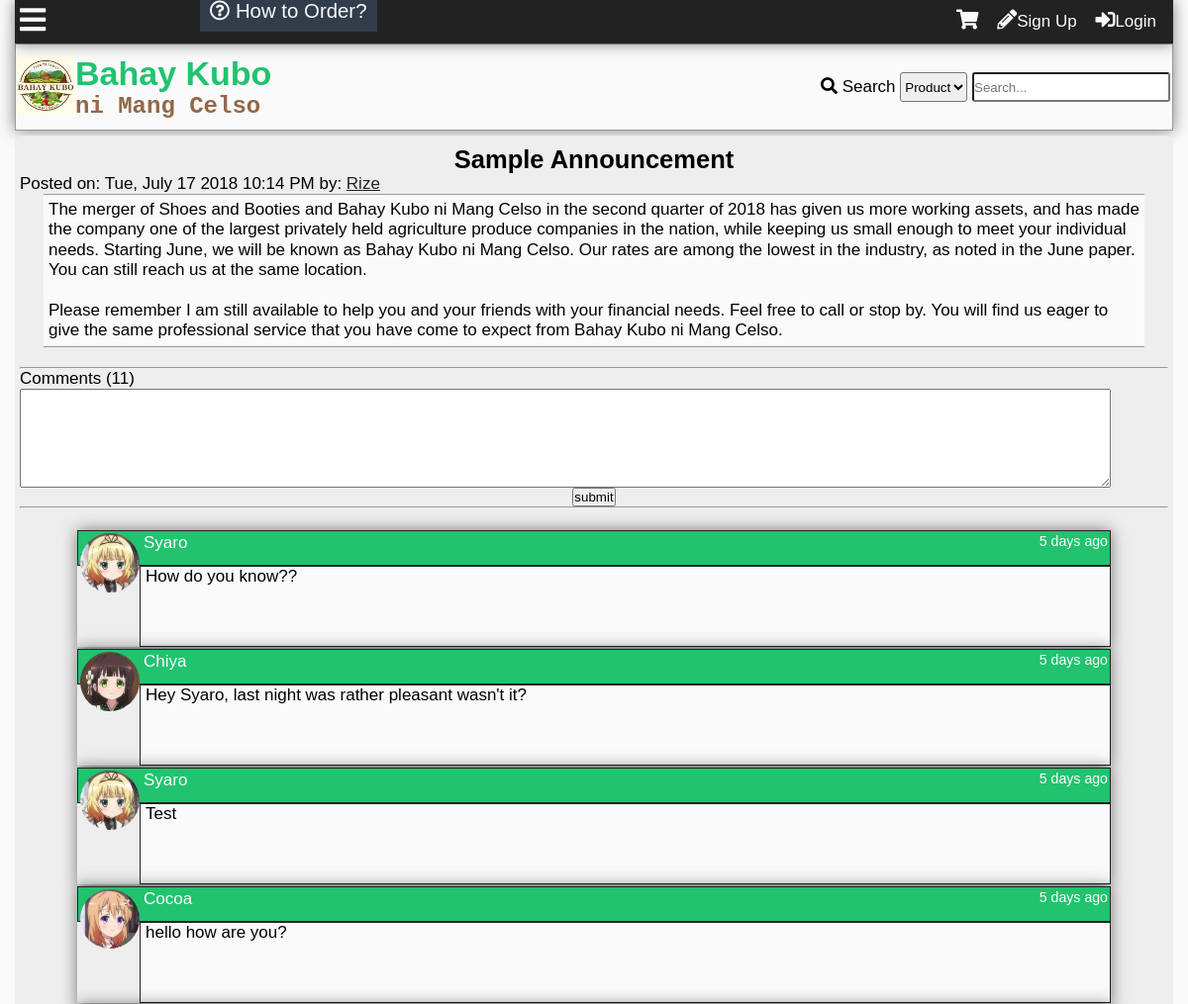
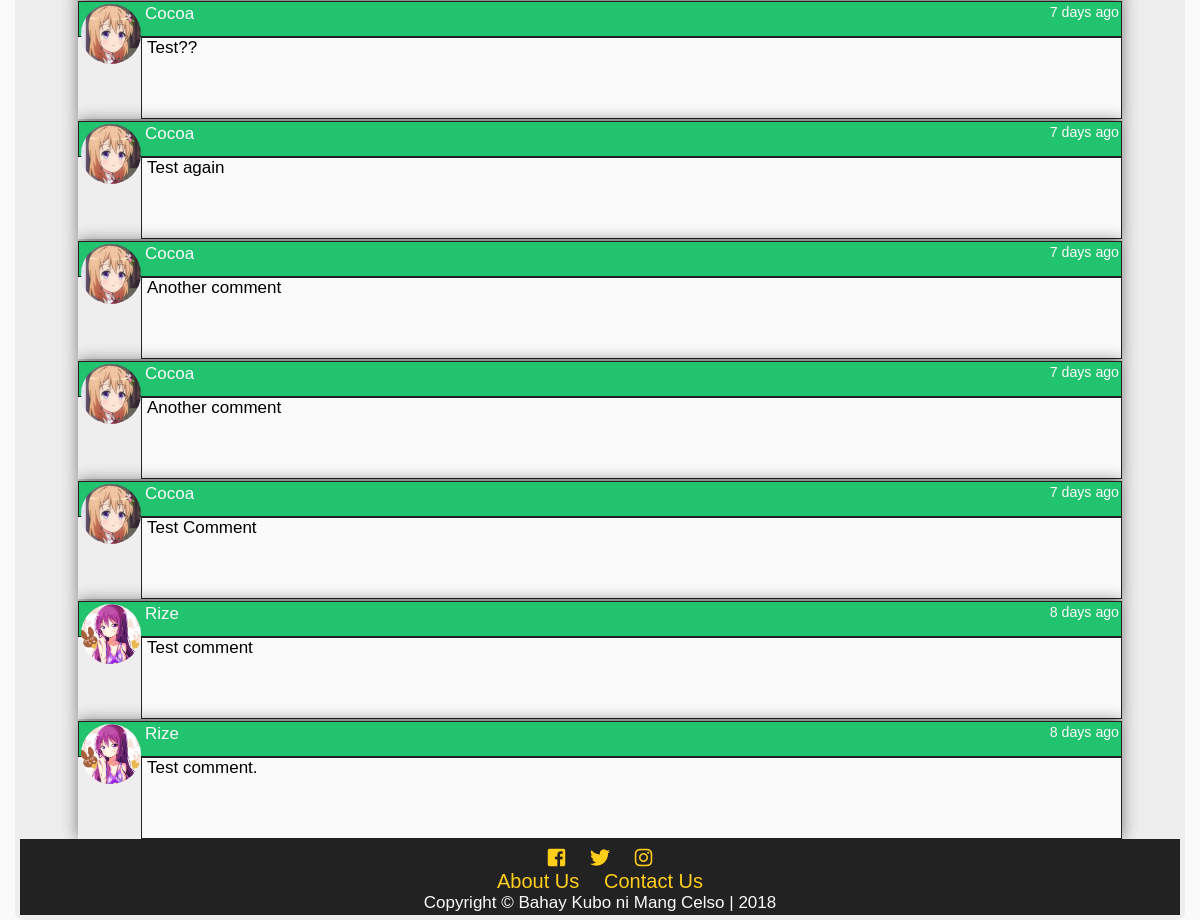
Page /announcement.php on the earlier database version (2 pictures, top to bottom).
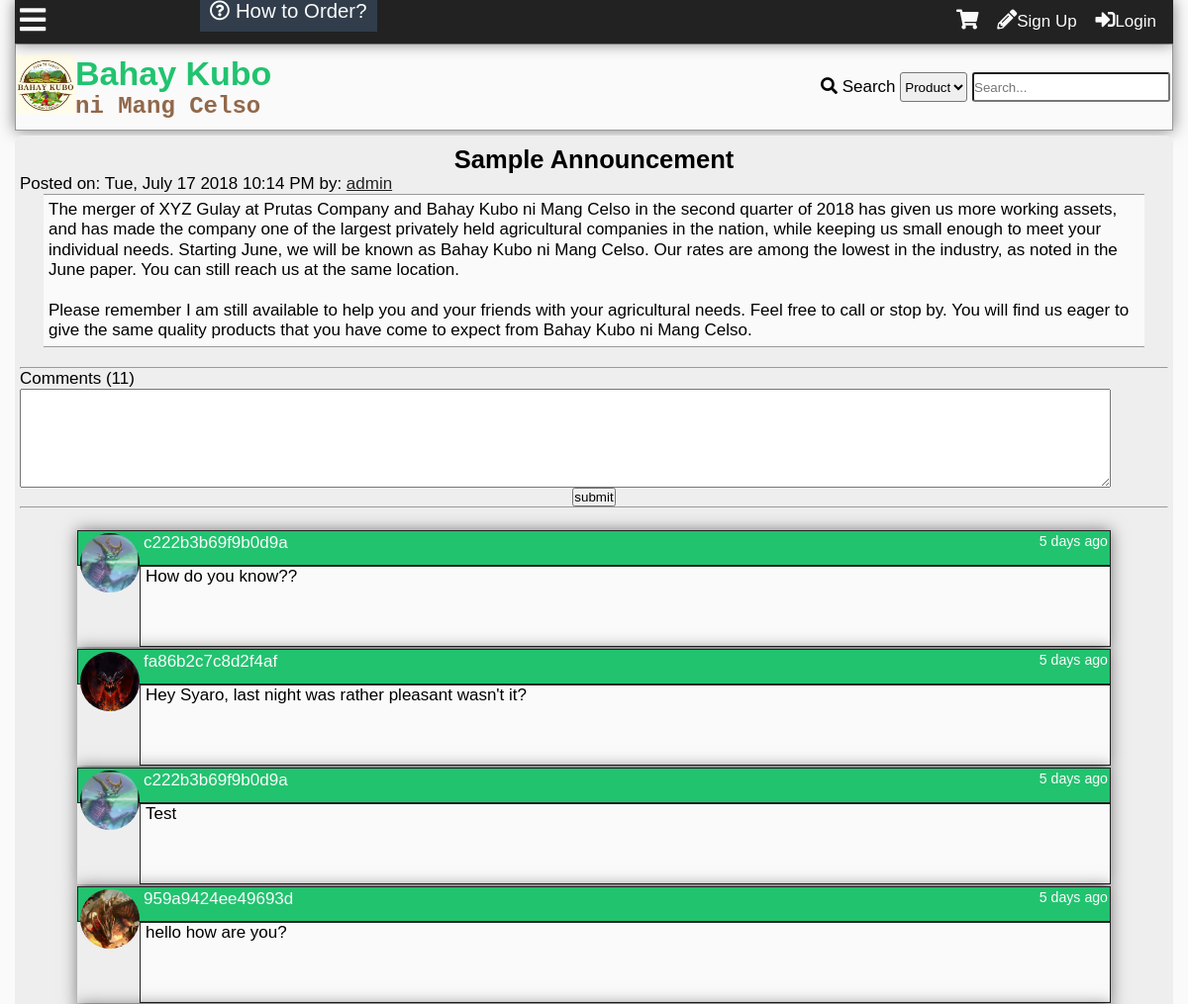
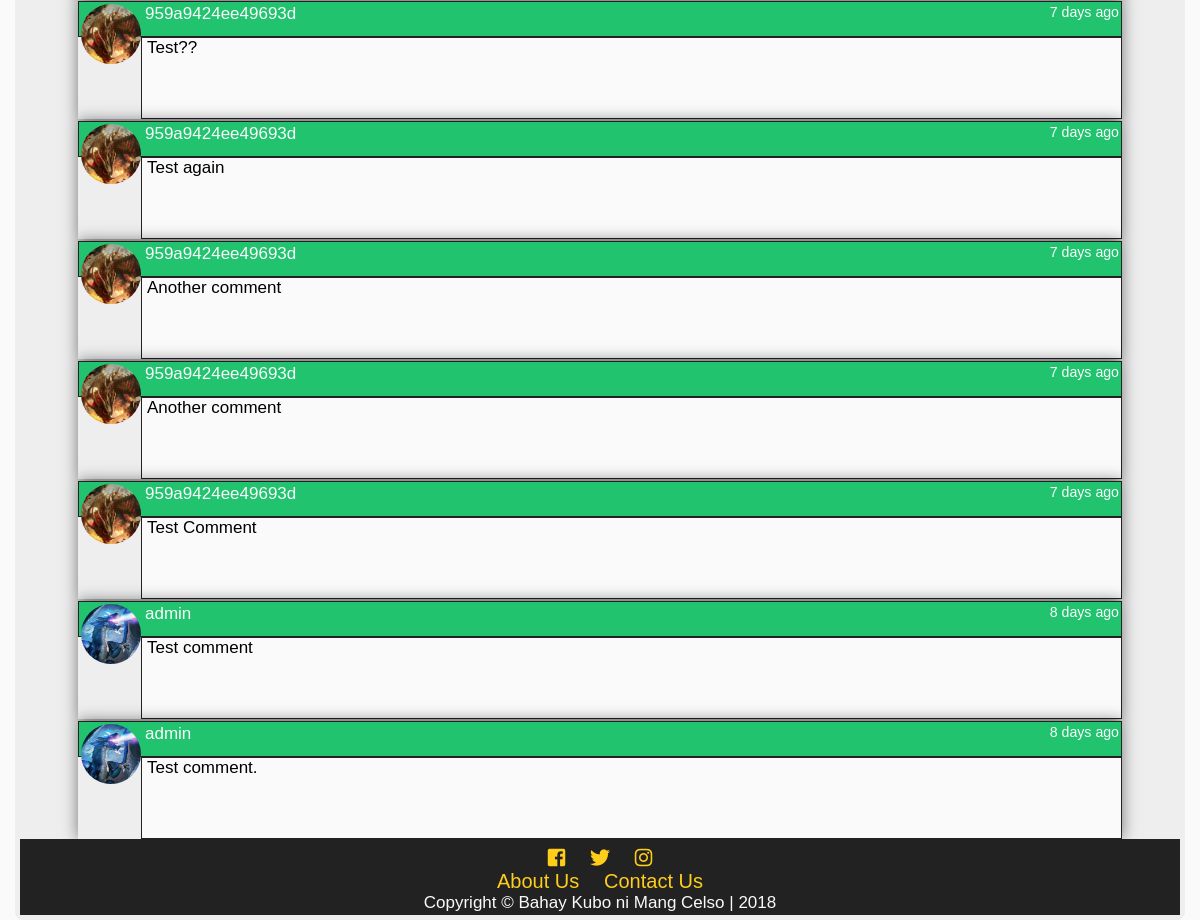
Same page on the later database version (2 pictures, top to bottom).
### tables this page shows
CREATE TABLE `tblannouncement` (
  `announceid` int(11) NOT NULL,
  `title` varchar(100) NOT NULL,
  `content` text NOT NULL,
  `datecreated` datetime DEFAULT NULL,
  `author` int(11) NOT NULL
);

CREATE TABLE `tbluser` (
  `userid` int(11) NOT NULL,
  `username` varchar(100) NOT NULL,
  `password` varchar(100) NOT NULL,
  `firstname` varchar(100) NOT NULL,
  `middlename` varchar(100) NOT NULL,
  `lastname` varchar(100) NOT NULL,
  `birthday` varchar(20) NOT NULL,
  `datecreated` timestamp NOT NULL DEFAULT '0000-00-00 00:00:00',
  `email` varchar(100) NOT NULL,
  `website` varchar(255) NOT NULL,
  `location` varchar(255) NOT NULL,
  `usertypeid` int(11) NOT NULL,
  `access` int(11) NOT NULL,
  `imgpath` varchar(200) NOT NULL,
  `bio` text NOT NULL,
  `is_show_email` tinyint(1) NOT NULL,
  `gender` int(11) NOT NULL,
  `lastupdate` timestamp NOT NULL DEFAULT '0000-00-00 00:00:00',
  `lastonline` timestamp NOT NULL DEFAULT '0000-00-00 00:00:00',
  `profileviews` int(11) NOT NULL
);

CREATE TABLE `tblcommentann` (
  `commentannid` int(11) NOT NULL,
  `announceid` int(11) NOT NULL,
  `comment` mediumtext NOT NULL,
  `userid` int(11) NOT NULL,
  `dateposted` datetime DEFAULT NULL
);

### announcement.php (the view, shortened to what this page needs)
<?php
	include'functions.php';
	require_once'connection.php';
?>
<!DOCTYPE html>
<html lang="en">
<head>
  	<link rel="stylesheet" href="css/style.css">
  	<link rel="stylesheet" href="css/fontawesome-all.css">
</head>
<body>
	<div class="main-container">
	<div class="other-content">
<?php
$sql="SELECT announceid,title,content,t1.datecreated,username,userid FROM tblannouncement AS t1
LEFT JOIN tbluser
	ON userid = author
ORDER BY announceid DESC
LIMIT 1";
$result= $conn->query($sql);
$row=$result->fetch_object();
$id = $row->announceid;
$title = $row->title;
$content = $row->content;
$date = date('D, F j Y g:i A',strtotime($row->datecreated));
$author = $row->username;
$userid = $row->userid;
echo '<h2 id="announcement-title">'.$title.'</h2>
<p>Posted on: '.$date.' by: <a class="black" href="profile.php?id='.$userid.'">'.$author.'</a></p>
<div class="announce-content">'.nl2br($content);
echo'</div>
<br><hr>';
$sql = "SELECT commentannid FROM tblcommentann WHERE announceid = '$id'";
$result= $conn->query($sql);
$comments = $result->num_rows;
echo'<p>Comments ('.number_format($comments).')</p>
';
if(isset($_SESSION['id'])){
echo'<form id="comment-form">
	<textarea id="announcement-text" required></textarea>
	<br>
	<input type="hidden" value="'.$_SESSION['id'].'" id="user-id">
	<input type="hidden" value="'.$id.'" id="announce-id">
	<center><input type="submit" value="submit"></center>
</form>
<hr><br>
';
}else{
	echo'<form id="comment-form">
	<textarea id="announcement-text" required></textarea>
	<br>
	<input type="hidden" id="user-id">
	<input type="hidden" id="announce-id">
	<center><input type="submit" value="submit"></center>
</form>
<hr><br>
';
}
echo '<div id="announcement-comments">';
$sql = "SELECT commentannid,comment,t1.userid,username,imgpath,dateposted FROM tblcommentann AS t1
	LEFT JOIN tbluser AS t2
		ON t1.userid = t2.userid
	WHERE announceid = '$id'
	ORDER BY dateposted DESC";
$result = $conn->query($sql);
while($row = $result->fetch_object()){
	$comment = $row->comment;
	$user = $row->username;
	$userid = $row->userid;
	$img = $row->imgpath;
	$date = $row->dateposted;
	echo'<div class="comment-box">
<div class="comment-header">
<a class="cm-user" href="profile.php?id='.$userid.'">
<div class="comment-tn">
<img src="'.$img.'">
</div>
'.$user.'</a>
<small>'.time_elapsed_string($date).'</small>
</div>
<div class="comment-body">
<div class="com-container"><p class="comment-cm">'.nl2br($comment).'</p></div></div>';
echo'</div>
';
}
?>
	</div>
	</div>
</body>
</html>

Differences in the rows shown:
changed tblannouncement "Sample Announcement": tbluser.username "Rize" → "admin"; content "The merger of Shoes and Booties and Bahay Kubo ni Mang Celso in the second quarter of 2018 has given us more working assets, and has made the company one of the largest privately held agriculture produce companies in the nation, while keeping us small enough to meet your individual needs. Starting June, we will be known as Bahay Kubo ni Mang Celso. Our rates are among the lowest in the industry, as noted in the June paper. You can still reach us at the same location. Please remember I am still available to help you and your friends with your financial needs. Feel free to call or stop by. You will find us eager to give the same professional service that you have come…" → "The merger of XYZ Gulay at Prutas Company and Bahay Kubo ni Mang Celso in the second quarter of 2018 has given us more working assets, and has made the company one of the largest privately held agricultural companies in the nation, while keeping us small enough to meet your individual needs. Starting June, we will be known as Bahay Kubo ni Mang Celso. Our rates are among the lowest in the industry, as noted in the June paper. You can still reach us at the same location. Please remember I am still available to help you and your friends with your agricultural needs. Feel free to call or stop by. You will find us eager to give the same quality products that you have come…"
changed through a linked row, tblcommentann "How do you know??": userid.imgpath: a different picture; userid.username "Syaro" → "c222b3b69f9b0d9a"
changed through a linked row, tblcommentann "Hey Syaro, last night was rather pleasant wasn't it?": userid.imgpath: a different picture; userid.username "Chiya" → "fa86b2c7c8d2f4af"
changed through a linked row, tblcommentann "Test": userid.imgpath: a different picture; userid.username "Syaro" → "c222b3b69f9b0d9a"
changed through a linked row, tblcommentann "hello how are you?": userid.imgpath: a different picture; userid.username "Cocoa" → "959a9424ee49693d"
changed through a linked row, tblcommentann "Test??": userid.imgpath: a different picture; userid.username "Cocoa" → "959a9424ee49693d"
changed through a linked row, tblcommentann "Test again": userid.imgpath: a different picture; userid.username "Cocoa" → "959a9424ee49693d"
changed through a linked row, tblcommentann (number 7 of 11 on the later page): userid.imgpath: a different picture; userid.username "Cocoa" → "959a9424ee49693d"
changed through a linked row, tblcommentann (number 8 of 11 on the later page): userid.imgpath: a different picture; userid.username "Cocoa" → "959a9424ee49693d"
changed through a linked row, tblcommentann "Test Comment": userid.imgpath: a different picture; userid.username "Cocoa" → "959a9424ee49693d"
changed through a linked row, tblcommentann "Test comment": userid.imgpath: a different picture; userid.username "Rize" → "admin"
changed through a linked row, tblcommentann "Test comment.": userid.imgpath: a different picture; userid.username "Rize" → "admin"
